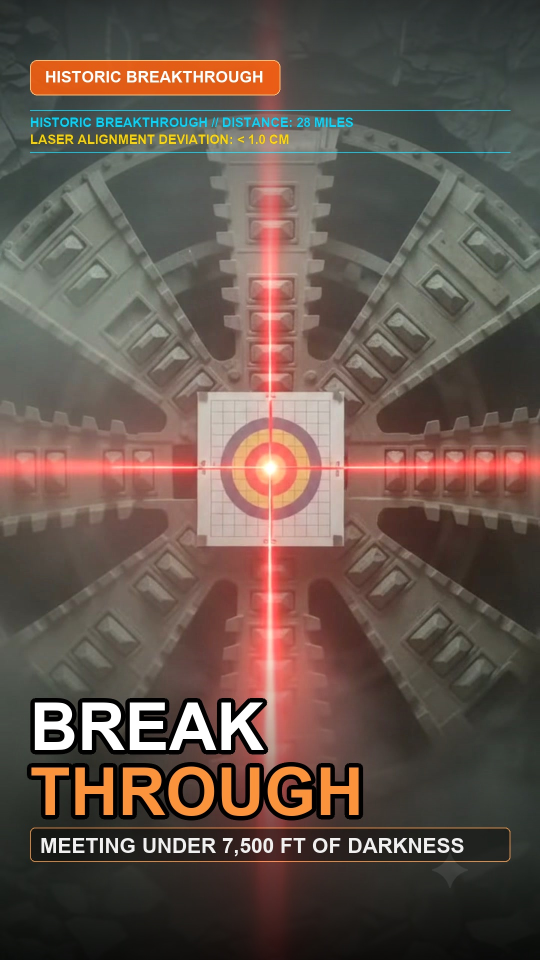
#> input picture data/thumbnails/gotthard_base_tunnel_thumb_alt_b.jpg, 1080 x 1920 px, given in place of gotthard_thumb_src_tbm.jpg, which was not available (shown at 1/2 size)
$ python generate_engaging_gotthard_thumbnails.py
#> lines starting #> are read from the running program, lines starting #| are printed output that depends on the picture; pictures that were not available may be replaced by others from this repository, and a replacement may not be noted
import os
import subprocess
from pathlib import Path
from PIL import Image, ImageDraw, ImageFont, ImageFilter, ImageEnhance

DATA_THUMBS = Path("data/thumbnails")
DATA_THUMBS.mkdir(parents=True, exist_ok=True)
ARTIFACT_DIR = Path(r"C:\Users\Sohail\.gemini\antigravity\brain\eb4bd0b7-d463-4e01-b351-a971179e01ed")

def get_font(size, bold=True):
    font_names = ["arialbd.ttf" if bold else "arial.ttf", "impact.ttf", "segoeui.ttf"]
    for fn in font_names:
        try:
            return ImageFont.truetype(fn, size)
        except Exception:
            pass
    return ImageFont.load_default()

def draw_text_with_outline(draw, pos, text, font, fill=(255, 255, 255), outline=(0, 0, 0), width=4):
    x, y = pos
    for dx in range(-width, width + 1):
        for dy in range(-width, width + 1):
            if dx*dx + dy*dy <= width*width:
                draw.text((x + dx, y + dy), text, font=font, fill=outline)
    draw.text((x, y), text, font=font, fill=fill)

def generate_gotthard_thumbnails():
    print("Generating high-CTR YouTube Shorts thumbnails for Gotthard Base Tunnel...")
    scratch_dir = Path("scratch")
    scratch_dir.mkdir(parents=True, exist_ok=True)

    # 1. Extract 1080x1920 frames from raw Veo clips
    # Clip 3: TBM Cutterhead grinding granite
    tbm_frame = scratch_dir / "gotthard_thumb_src_tbm.jpg"
    subprocess.run([
        "ffmpeg", "-y", "-ss", "3.0", "-i", "data/flow_clips/gotthard_scene_3.mp4",
        "-vf", "scale=1080:1920:force_original_aspect_ratio=increase:flags=lanczos,crop=1080:1920",
        "-vframes", "1", "-q:v", "1", str(tbm_frame)
    ], check=True)
#> (this line was passed over: subprocess is not available in this run)

    # Clip 1: Portal Entry
    portal_frame = scratch_dir / "gotthard_thumb_src_portal.jpg"
    subprocess.run([
        "ffmpeg", "-y", "-ss", "2.0", "-i", "data/flow_clips/gotthard_scene_1.mp4",
        "-vf", "scale=1080:1920:force_original_aspect_ratio=increase:flags=lanczos,crop=1080:1920",
        "-vframes", "1", "-q:v", "1", str(portal_frame)
    ], check=True)
#> (this line was passed over: subprocess is not available in this run)

    # Clip 4: Geothermal heat / steam
    geo_frame = scratch_dir / "gotthard_thumb_src_geo.jpg"
    subprocess.run([
        "ffmpeg", "-y", "-ss", "3.0", "-i", "data/flow_clips/gotthard_scene_4.mp4",
        "-vf", "scale=1080:1920:force_original_aspect_ratio=increase:flags=lanczos,crop=1080:1920",
        "-vframes", "1", "-q:v", "1", str(geo_frame)
    ], check=True)
#> (this line was passed over: subprocess is not available in this run)

    # -------------------------------------------------------------
    # THUMBNAIL MAIN (Option A): Visceral TBM Cutterhead (Highest CTR)
    # -------------------------------------------------------------
    base = Image.open(tbm_frame).convert("RGBA")

    # Enhance contrast and saturation for vivid mobile punch
    enh_c = ImageEnhance.Contrast(base)
    base = enh_c.enhance(1.18)
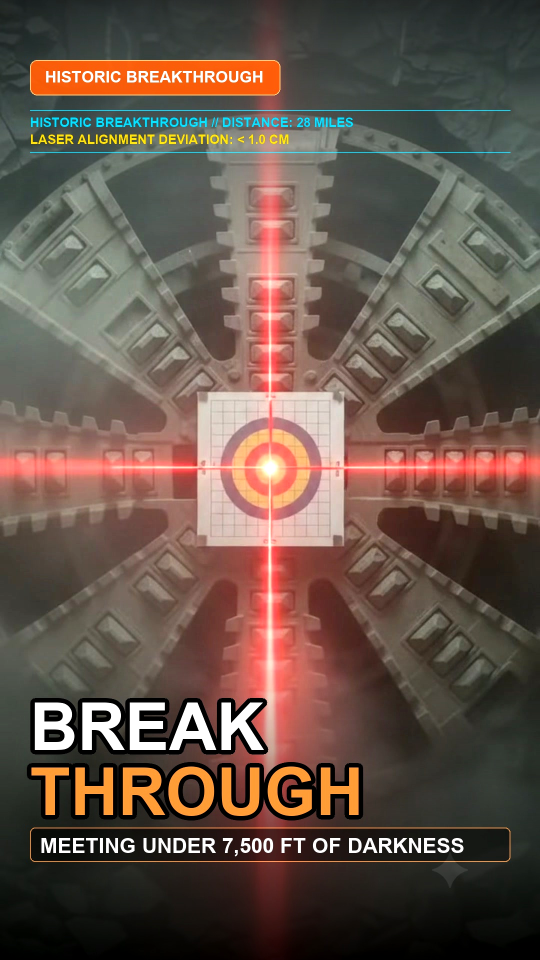
#> base: PIL image 1080x1920 RGBA (shown at 1/2 size); mean R, G, B, A 102.2, 84.7, 74.3, 255
    enh_s = ImageEnhance.Color(base)
    base = enh_s.enhance(1.22)

    overlay = Image.new("RGBA", (1080, 1920), (0, 0, 0, 0))
#> overlay: PIL image 1080x1920 RGBA; every value is 0
    draw = ImageDraw.Draw(overlay)

    # Gradient shading for text readability
    for y in range(0, 520):
        alpha = int(180 * (1.0 - y / 520.0))
        draw.line([(0, y), (1080, y)], fill=(0, 0, 0, alpha))

    for y in range(1300, 1920):
        alpha = int(220 * ((y - 1300) / 620.0))
        draw.line([(0, y), (1080, y)], fill=(0, 0, 0, alpha))

    # Top Badge: Red/White Engineering Badge
    badge_x, badge_y, badge_w, badge_h = 60, 120, 500, 70
    draw.rounded_rectangle([badge_x, badge_y, badge_x + badge_w, badge_y + badge_h], radius=14, fill=(220, 38, 38, 235), outline=(254, 202, 202), width=2)
    f_badge = get_font(32, bold=True)
    draw.text((badge_x + 30, badge_y + 16), "SWISS ALPINE ARCHIVE", font=f_badge, fill=(255, 255, 255))

    # Technical Telemetry HUD
    hud_y = 220
    draw.line([(60, hud_y), (1020, hud_y)], fill=(0, 215, 255, 180), width=2)
    f_hud = get_font(26, bold=True)
    draw.text((60, hud_y + 10), "DEPTH: 7,500 FT // LENGTH: 35 MILES // ROCK TEMP: 115°F", font=f_hud, fill=(0, 215, 255, 240))
    draw.text((60, hud_y + 44), "EXCAVATION: 28M TONS // TBM CUTTERHEAD: 9.5M", font=f_hud, fill=(255, 215, 0, 240))
    draw.line([(60, hud_y + 84), (1020, hud_y + 84)], fill=(0, 215, 255, 180), width=2)

    # Core Headline Typography (Massive & High Impact)
    f_huge1 = get_font(136, bold=True)
    f_huge2 = get_font(136, bold=True)
    f_sub = get_font(44, bold=True)

    text_y = 1380
    draw_text_with_outline(draw, (60, text_y), "35-MILE", f_huge1, fill=(255, 255, 255), outline=(0, 0, 0), width=9)
    draw_text_with_outline(draw, (60, text_y + 130), "FURNACE", f_huge2, fill=(255, 204, 0), outline=(0, 0, 0), width=9)

    # Subtitle Pill
    sub_y = text_y + 275
    draw.rounded_rectangle([60, sub_y, 1020, sub_y + 68], radius=10, fill=(0, 0, 0, 180), outline=(255, 204, 0, 180), width=2)
    draw.text((80, sub_y + 12), "UNDER 7,500 FT OF CRUSHING GRANITE", font=f_sub, fill=(240, 240, 240))

    final_main = Image.alpha_composite(base, overlay).convert("RGB")
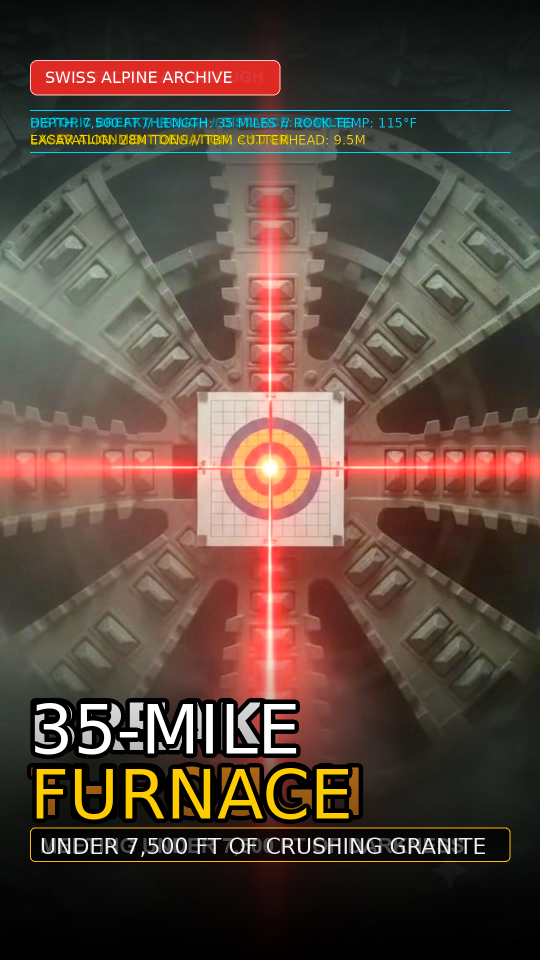
#> final_main: PIL image 1080x1920 RGB (shown at 1/2 size); mean R, G, B 91.4, 72.5, 61.4
    main_path = DATA_THUMBS / "gotthard_base_tunnel_thumb_main.jpg"
    final_main.save(main_path, quality=95)
#> (the run stopped early here; a loop or call above may not have finished)

$ run again, on data/thumbnails/jakarta_sinking_seawall_thumb_alt_a.jpg
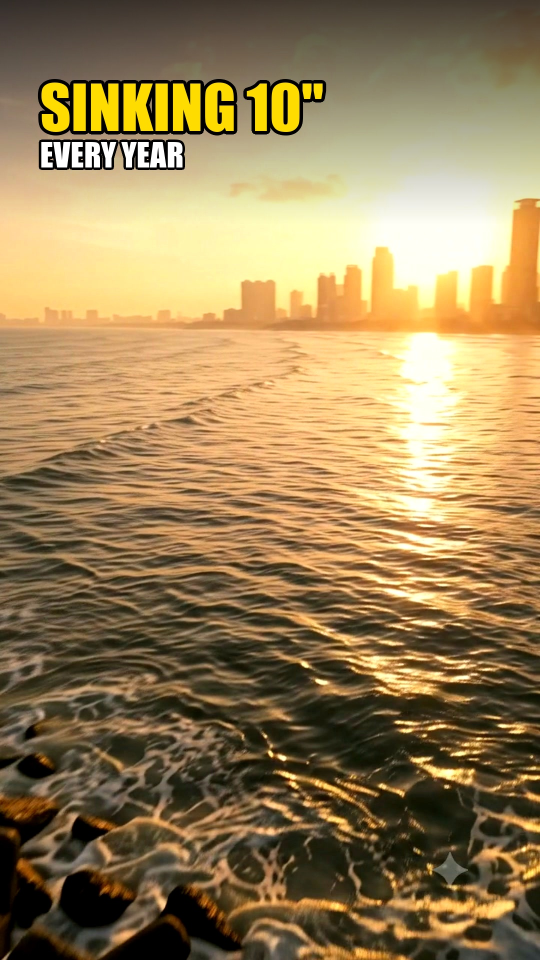
#> input picture data/thumbnails/jakarta_sinking_seawall_thumb_alt_a.jpg, 1080 x 1920 px, given in place of gotthard_thumb_src_tbm.jpg, which was not available (shown at 1/2 size)
#> in generate_gotthard_thumbnails, `base = enh_s.enhance(1.22)`:
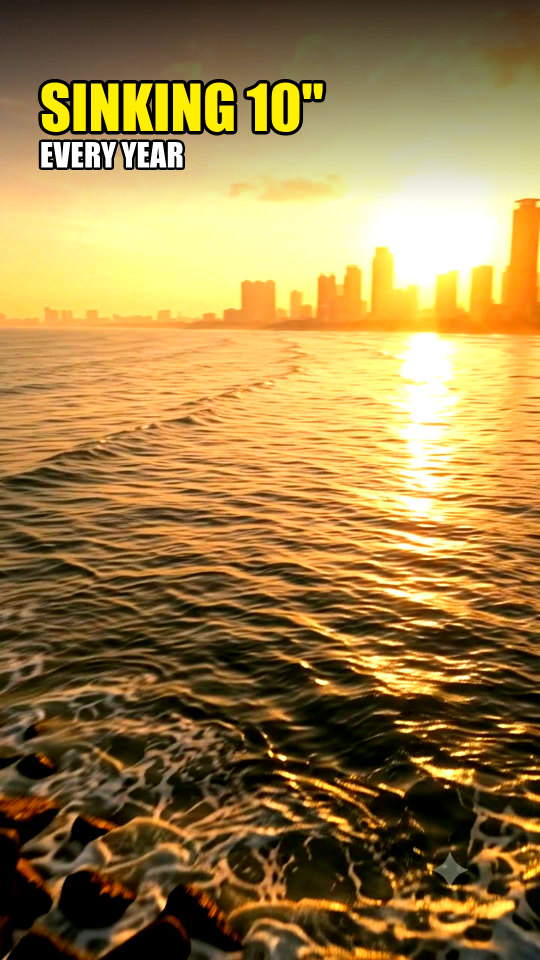
#> base: PIL image 1080x1920 RGBA (shown at 1/2 size); mean R, G, B, A 156.4, 127.1, 70.1, 255
#> overlay: PIL image 1080x1920 RGBA; every value is 0
#> in generate_gotthard_thumbnails, `final_main = Image.alpha_composite(base, overlay).convert("RGB")`:
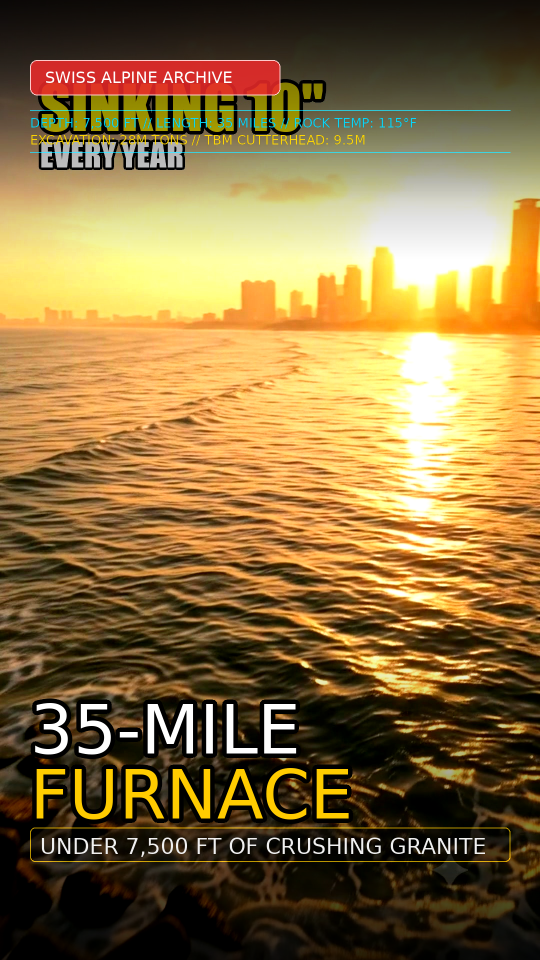
#> final_main: PIL image 1080x1920 RGB (shown at 1/2 size); mean R, G, B 137.5, 111.3, 63

$ run again, on data/thumbnails/jakarta_sinking_seawall_thumb_main.jpg
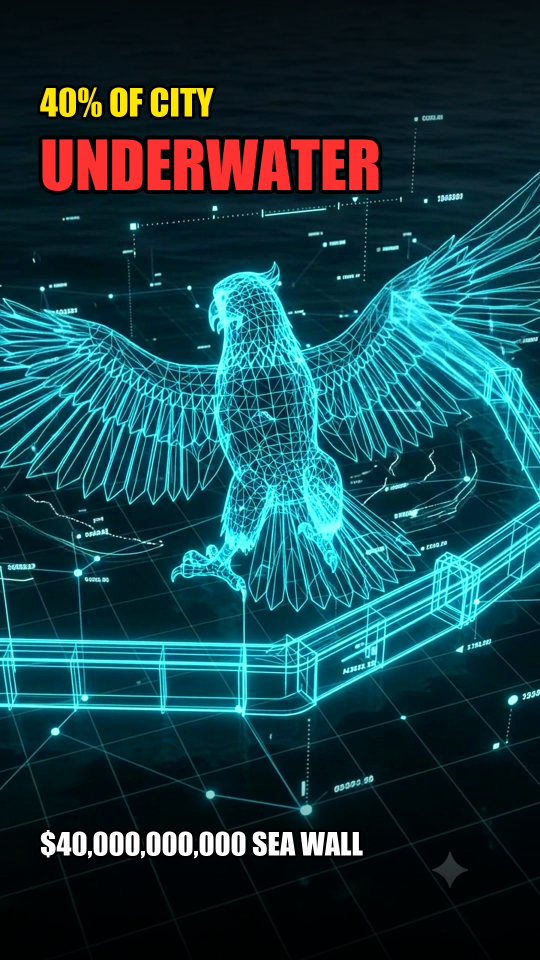
#> input picture data/thumbnails/jakarta_sinking_seawall_thumb_main.jpg, 1080 x 1920 px, given in place of gotthard_thumb_src_tbm.jpg, which was not available (shown at 1/2 size)
#> in generate_gotthard_thumbnails, `base = enh_s.enhance(1.22)`:
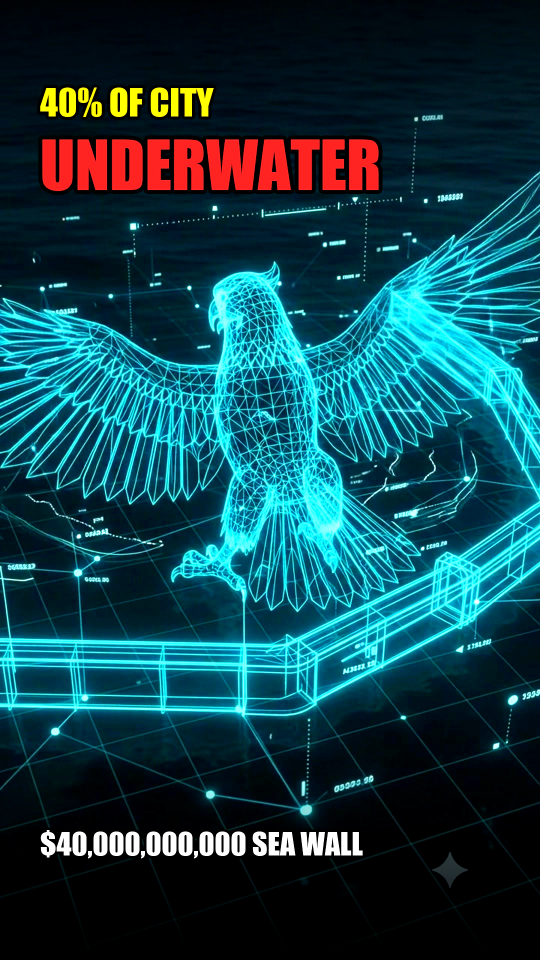
#> base: PIL image 1080x1920 RGBA (shown at 1/2 size); mean R, G, B, A 17.8, 66.8, 77.2, 255
#> overlay: PIL image 1080x1920 RGBA; every value is 0
#> in generate_gotthard_thumbnails, `final_main = Image.alpha_composite(base, overlay).convert("RGB")`:
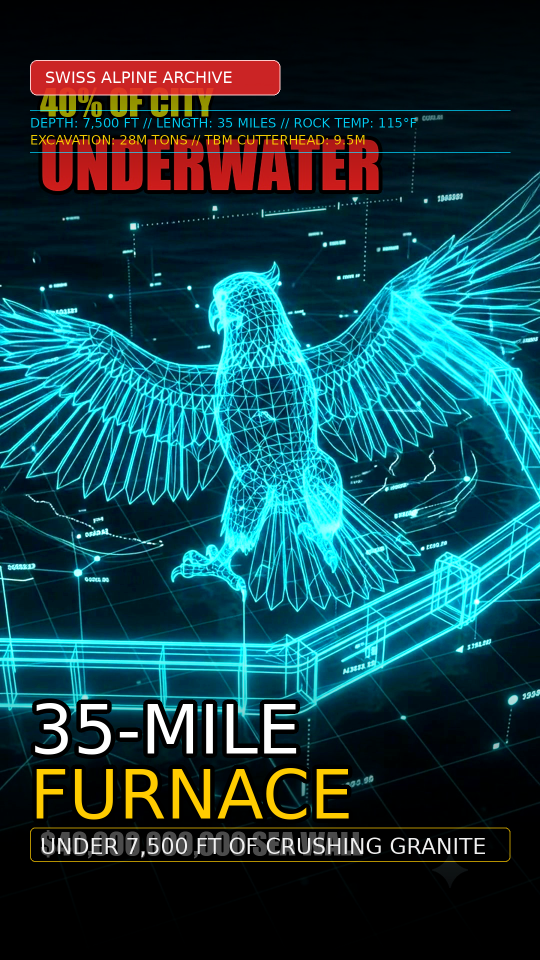
#> final_main: PIL image 1080x1920 RGB (shown at 1/2 size); mean R, G, B 22.7, 67, 74.1
